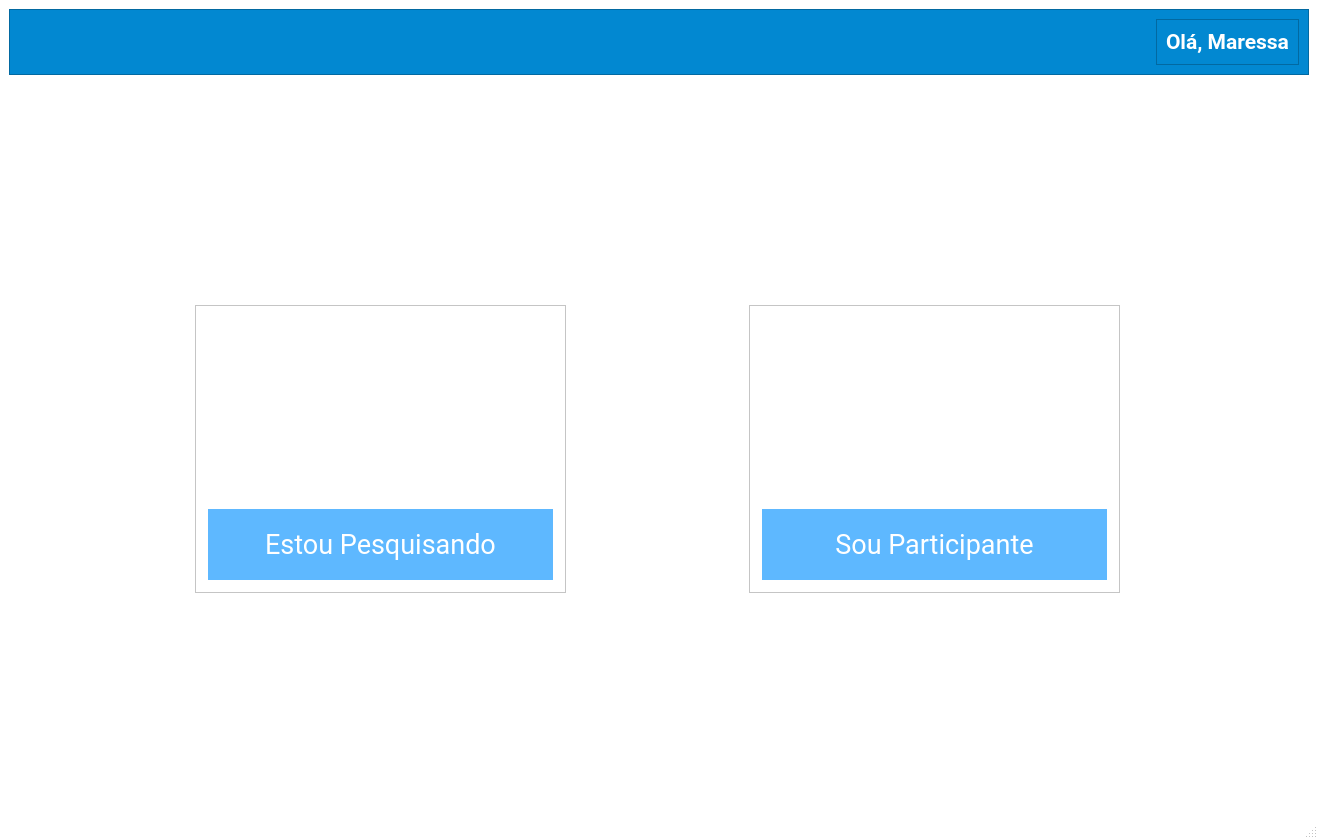
<?xml version="1.0" encoding="UTF-8"?>
<ui version="4.0">
 <class>MainWindow</class>
 <widget class="QMainWindow" name="MainWindow">
  <property name="geometry">
   <rect>
    <x>0</x>
    <y>0</y>
    <width>1318</width>
    <height>839</height>
   </rect>
  </property>
  <property name="windowTitle">
   <string>Principal</string>
  </property>
  <property name="styleSheet">
   <string notr="true">QMainWindow {
background-color: rgb(255, 255, 255);
 }
QToolTip {
	color: #ffffff;
	background-color: rgba(27, 29, 35, 160);
	border: 1px solid rgb(40, 40, 40);
	border-radius: 2px;
}</string>
  </property>
  <widget class="QWidget" name="centralwidget">
   <layout class="QGridLayout" name="gridLayout_4">
    <item row="1" column="0">
     <layout class="QGridLayout" name="gridLayout_3">
      <item row="0" column="0">
       <widget class="QStackedWidget" name="swMain">
        <property name="layoutDirection">
         <enum>Qt::LeftToRight</enum>
        </property>
        <property name="autoFillBackground">
         <bool>false</bool>
        </property>
        <property name="styleSheet">
         <string notr="true">background-color:  rgb(255, 255, 255);</string>
        </property>
        <property name="currentIndex">
         <number>0</number>
        </property>
        <widget class="QWidget" name="main">
         <layout class="QGridLayout" name="gridLayout_8"/>
         <widget class="QFrame" name="frame">
          <property name="geometry">
           <rect>
            <x>186</x>
            <y>224</y>
            <width>371</width>
            <height>288</height>
           </rect>
          </property>
          <property name="sizePolicy">
           <sizepolicy hsizetype="Expanding" vsizetype="Expanding">
            <horstretch>0</horstretch>
            <verstretch>0</verstretch>
           </sizepolicy>
          </property>
          <property name="minimumSize">
           <size>
            <width>371</width>
            <height>288</height>
           </size>
          </property>
          <property name="maximumSize">
           <size>
            <width>371</width>
            <height>288</height>
           </size>
          </property>
          <property name="sizeIncrement">
           <size>
            <width>2</width>
            <height>2</height>
           </size>
          </property>
          <property name="styleSheet">
           <string notr="true">padding: 3px;
border-color: rgb(255, 85, 0);
border-top-color: rgb(255, 0, 0);
</string>
          </property>
          <property name="frameShape">
           <enum>QFrame::StyledPanel</enum>
          </property>
          <property name="frameShadow">
           <enum>QFrame::Raised</enum>
          </property>
          <layout class="QGridLayout" name="gridLayout_7">
           <item row="0" column="0">
            <spacer name="verticalSpacer">
             <property name="orientation">
              <enum>Qt::Vertical</enum>
             </property>
             <property name="sizeHint" stdset="0">
              <size>
               <width>20</width>
               <height>182</height>
              </size>
             </property>
            </spacer>
           </item>
           <item row="1" column="0">
            <widget class="QPushButton" name="btnResearcher">
             <property name="minimumSize">
              <size>
               <width>220</width>
               <height>71</height>
              </size>
             </property>
             <property name="font">
              <font>
               <family>Roboto</family>
               <pointsize>20</pointsize>
              </font>
             </property>
             <property name="styleSheet">
              <string notr="true">QPushButton {
background-color: rgb(94, 184, 255);
border: none;
color: rgb(255, 255, 255);
gridline-color:transparent;
}
QPushButton:hover {
	background-color: rgb(0, 91, 159);
}
QPushButton:pressed {	
	background-color: rgb(85, 170, 255);
}</string>
             </property>
             <property name="text">
              <string>Estou Pesquisando</string>
             </property>
            </widget>
           </item>
          </layout>
         </widget>
         <widget class="QFrame" name="frame_2">
          <property name="geometry">
           <rect>
            <x>740</x>
            <y>224</y>
            <width>371</width>
            <height>288</height>
           </rect>
          </property>
          <property name="sizePolicy">
           <sizepolicy hsizetype="Expanding" vsizetype="Expanding">
            <horstretch>2</horstretch>
            <verstretch>2</verstretch>
           </sizepolicy>
          </property>
          <property name="minimumSize">
           <size>
            <width>371</width>
            <height>288</height>
           </size>
          </property>
          <property name="maximumSize">
           <size>
            <width>800</width>
            <height>600</height>
           </size>
          </property>
          <property name="layoutDirection">
           <enum>Qt::LeftToRight</enum>
          </property>
          <property name="styleSheet">
           <string notr="true">padding: 3px</string>
          </property>
          <property name="frameShape">
           <enum>QFrame::StyledPanel</enum>
          </property>
          <property name="frameShadow">
           <enum>QFrame::Raised</enum>
          </property>
          <layout class="QGridLayout" name="gridLayout_6">
           <item row="0" column="0">
            <spacer name="verticalSpacer_2">
             <property name="orientation">
              <enum>Qt::Vertical</enum>
             </property>
             <property name="sizeHint" stdset="0">
              <size>
               <width>20</width>
               <height>182</height>
              </size>
             </property>
            </spacer>
           </item>
           <item row="1" column="0">
            <widget class="QPushButton" name="btnParticipant">
             <property name="minimumSize">
              <size>
               <width>220</width>
               <height>71</height>
              </size>
             </property>
             <property name="font">
              <font>
               <family>Roboto</family>
               <pointsize>20</pointsize>
              </font>
             </property>
             <property name="styleSheet">
              <string notr="true">QPushButton {
background-color: rgb(94, 184, 255);
border: none;
color: rgb(255, 255, 255);
gridline-color:transparent;
}
QPushButton:hover {
	background-color: rgb(0, 91, 159);
}
QPushButton:pressed {	
	background-color: rgb(85, 170, 255);
}</string>
             </property>
             <property name="text">
              <string>Sou Participante</string>
             </property>
            </widget>
           </item>
          </layout>
         </widget>
        </widget>
        <widget class="QWidget" name="researcher">
         <layout class="QGridLayout" name="gridLayout_10"/>
         <widget class="QFrame" name="frame_4">
          <property name="geometry">
           <rect>
            <x>130</x>
            <y>60</y>
            <width>991</width>
            <height>512</height>
           </rect>
          </property>
          <property name="font">
           <font>
            <family>Roboto</family>
            <pointsize>20</pointsize>
           </font>
          </property>
          <property name="frameShape">
           <enum>QFrame::StyledPanel</enum>
          </property>
          <property name="frameShadow">
           <enum>QFrame::Raised</enum>
          </property>
          <layout class="QGridLayout" name="gridLayout_9">
           <item row="3" column="2">
            <spacer name="horizontalSpacer_3">
             <property name="orientation">
              <enum>Qt::Horizontal</enum>
             </property>
             <property name="sizeHint" stdset="0">
              <size>
               <width>229</width>
               <height>20</height>
              </size>
             </property>
            </spacer>
           </item>
           <item row="4" column="1">
            <spacer name="verticalSpacer_3">
             <property name="orientation">
              <enum>Qt::Vertical</enum>
             </property>
             <property name="sizeHint" stdset="0">
              <size>
               <width>20</width>
               <height>40</height>
              </size>
             </property>
            </spacer>
           </item>
           <item row="0" column="0" colspan="3">
            <widget class="QFrame" name="frame_5">
             <property name="minimumSize">
              <size>
               <width>971</width>
               <height>80</height>
              </size>
             </property>
             <property name="maximumSize">
              <size>
               <width>971</width>
               <height>80</height>
              </size>
             </property>
             <property name="styleSheet">
              <string notr="true">background-color: rgb(94, 146, 243);</string>
             </property>
             <property name="frameShape">
              <enum>QFrame::StyledPanel</enum>
             </property>
             <property name="frameShadow">
              <enum>QFrame::Raised</enum>
             </property>
             <widget class="QLabel" name="label_6">
              <property name="geometry">
               <rect>
                <x>310</x>
                <y>20</y>
                <width>481</width>
                <height>41</height>
               </rect>
              </property>
              <property name="font">
               <font>
                <family>Roboto Black</family>
                <pointsize>28</pointsize>
                <weight>75</weight>
                <bold>true</bold>
               </font>
              </property>
              <property name="styleSheet">
               <string notr="true">color: rgb(255, 255, 255);</string>
              </property>
              <property name="text">
               <string>Área de Pesquisa</string>
              </property>
             </widget>
            </widget>
           </item>
           <item row="1" column="1">
            <spacer name="verticalSpacer_4">
             <property name="orientation">
              <enum>Qt::Vertical</enum>
             </property>
             <property name="sizeHint" stdset="0">
              <size>
               <width>20</width>
               <height>40</height>
              </size>
             </property>
            </spacer>
           </item>
           <item row="2" column="0">
            <spacer name="horizontalSpacer_2">
             <property name="orientation">
              <enum>Qt::Horizontal</enum>
             </property>
             <property name="sizeHint" stdset="0">
              <size>
               <width>229</width>
               <height>20</height>
              </size>
             </property>
            </spacer>
           </item>
           <item row="2" column="1" rowspan="2">
            <layout class="QVBoxLayout" name="verticalLayout_2">
             <item>
              <layout class="QVBoxLayout" name="verticalLayout">
               <item>
                <widget class="QLineEdit" name="leEmail">
                 <property name="minimumSize">
                  <size>
                   <width>491</width>
                   <height>81</height>
                  </size>
                 </property>
                 <property name="maximumSize">
                  <size>
                   <width>491</width>
                   <height>81</height>
                  </size>
                 </property>
                 <property name="font">
                  <font>
                   <family>Roboto</family>
                   <pointsize>16</pointsize>
                  </font>
                 </property>
                 <property name="styleSheet">
                  <string notr="true">background-color: rgb(245, 245, 246);
border: None;
border-bottom: 1px solid blue;
color: rgb(116, 116, 116);</string>
                 </property>
                 <property name="text">
                  <string/>
                 </property>
                 <property name="alignment">
                  <set>Qt::AlignCenter</set>
                 </property>
                 <property name="placeholderText">
                  <string>E-mail</string>
                 </property>
                </widget>
               </item>
               <item>
                <widget class="QLineEdit" name="lePassword">
                 <property name="minimumSize">
                  <size>
                   <width>491</width>
                   <height>81</height>
                  </size>
                 </property>
                 <property name="maximumSize">
                  <size>
                   <width>491</width>
                   <height>16777215</height>
                  </size>
                 </property>
                 <property name="font">
                  <font>
                   <family>Roboto</family>
                   <pointsize>16</pointsize>
                  </font>
                 </property>
                 <property name="styleSheet">
                  <string notr="true">background-color: rgb(245, 245, 246);
border: None;
border-bottom: 1px solid blue;
color: rgb(116, 116, 116);</string>
                 </property>
                 <property name="text">
                  <string/>
                 </property>
                 <property name="echoMode">
                  <enum>QLineEdit::Password</enum>
                 </property>
                 <property name="alignment">
                  <set>Qt::AlignCenter</set>
                 </property>
                 <property name="placeholderText">
                  <string>Senha</string>
                 </property>
                </widget>
               </item>
               <item>
                <widget class="QPushButton" name="btnLogin">
                 <property name="minimumSize">
                  <size>
                   <width>491</width>
                   <height>71</height>
                  </size>
                 </property>
                 <property name="maximumSize">
                  <size>
                   <width>491</width>
                   <height>71</height>
                  </size>
                 </property>
                 <property name="font">
                  <font>
                   <family>Roboto</family>
                   <pointsize>20</pointsize>
                  </font>
                 </property>
                 <property name="styleSheet">
                  <string notr="true">QPushButton {
background-color: rgb(94, 184, 255);
border: none;
color: rgb(255, 255, 255);
gridline-color:transparent;
}
QPushButton:hover {
	background-color: rgb(0, 91, 159);
}
QPushButton:pressed {	
	background-color: rgb(85, 170, 255);
}</string>
                 </property>
                 <property name="text">
                  <string>ENTRAR</string>
                 </property>
                </widget>
               </item>
              </layout>
             </item>
             <item>
              <layout class="QHBoxLayout" name="horizontalLayout">
               <item>
                <widget class="QPushButton" name="btnForgetPassword">
                 <property name="minimumSize">
                  <size>
                   <width>0</width>
                   <height>0</height>
                  </size>
                 </property>
                 <property name="maximumSize">
                  <size>
                   <width>201</width>
                   <height>51</height>
                  </size>
                 </property>
                 <property name="font">
                  <font>
                   <family>Roboto</family>
                   <pointsize>12</pointsize>
                   <weight>75</weight>
                   <bold>true</bold>
                  </font>
                 </property>
                 <property name="styleSheet">
                  <string notr="true">QPushButton {
background-color:transparent;
border: none;
color:  rgb(2, 136, 209);
gridline-color:transparent;
}
QPushButton:hover {
background-color:transparent;
border-bottom: 1px solid blue;
}
QPushButton:pressed {	
	background-color: rgb(85, 170, 255);
}</string>
                 </property>
                 <property name="text">
                  <string>Esqueci minha senha</string>
                 </property>
                </widget>
               </item>
               <item>
                <widget class="QPushButton" name="btnRegister">
                 <property name="minimumSize">
                  <size>
                   <width>201</width>
                   <height>51</height>
                  </size>
                 </property>
                 <property name="maximumSize">
                  <size>
                   <width>201</width>
                   <height>51</height>
                  </size>
                 </property>
                 <property name="font">
                  <font>
                   <family>Roboto</family>
                   <pointsize>12</pointsize>
                   <weight>75</weight>
                   <bold>true</bold>
                  </font>
                 </property>
                 <property name="styleSheet">
                  <string notr="true">QPushButton {
background-color:transparent;
border: none;
color:  rgb(2, 136, 209);
gridline-color:transparent;
}
QPushButton:hover {
background-color:transparent;
border-bottom: 1px solid blue;
}
QPushButton:pressed {	
	background-color: rgb(85, 170, 255);
}</string>
                 </property>
                 <property name="text">
                  <string>Quero me cadastrar</string>
                 </property>
                </widget>
               </item>
              </layout>
             </item>
            </layout>
           </item>
          </layout>
         </widget>
        </widget>
       </widget>
      </item>
     </layout>
    </item>
    <item row="0" column="0">
     <widget class="QFrame" name="topFrame">
      <property name="sizePolicy">
       <sizepolicy hsizetype="Expanding" vsizetype="Preferred">
        <horstretch>0</horstretch>
        <verstretch>0</verstretch>
       </sizepolicy>
      </property>
      <property name="styleSheet">
       <string notr="true">background-color: rgb(2, 136, 209);</string>
      </property>
      <property name="frameShape">
       <enum>QFrame::StyledPanel</enum>
      </property>
      <property name="frameShadow">
       <enum>QFrame::Raised</enum>
      </property>
      <layout class="QGridLayout" name="gridLayout_2">
       <item row="0" column="0">
        <layout class="QGridLayout" name="gridLayout">
         <item row="0" column="0">
          <spacer name="horizontalSpacer">
           <property name="orientation">
            <enum>Qt::Horizontal</enum>
           </property>
           <property name="sizeHint" stdset="0">
            <size>
             <width>768</width>
             <height>20</height>
            </size>
           </property>
          </spacer>
         </item>
         <item row="0" column="1">
          <widget class="QFrame" name="frame_3">
           <property name="minimumSize">
            <size>
             <width>70</width>
             <height>35</height>
            </size>
           </property>
           <property name="font">
            <font>
             <family>Segoe UI Black</family>
             <pointsize>10</pointsize>
             <weight>75</weight>
             <bold>true</bold>
            </font>
           </property>
           <property name="layoutDirection">
            <enum>Qt::RightToLeft</enum>
           </property>
           <property name="styleSheet">
            <string notr="true"/>
           </property>
           <property name="frameShape">
            <enum>QFrame::StyledPanel</enum>
           </property>
           <property name="frameShadow">
            <enum>QFrame::Raised</enum>
           </property>
           <layout class="QGridLayout" name="gridLayout_5">
            <item row="0" column="0">
             <widget class="QLabel" name="label">
              <property name="font">
               <font>
                <family>Roboto</family>
                <pointsize>16</pointsize>
                <weight>75</weight>
                <bold>true</bold>
               </font>
              </property>
              <property name="styleSheet">
               <string notr="true">color: rgb(255, 255, 255);</string>
              </property>
              <property name="text">
               <string>Olá, Maressa</string>
              </property>
             </widget>
            </item>
           </layout>
          </widget>
         </item>
        </layout>
       </item>
      </layout>
     </widget>
    </item>
   </layout>
  </widget>
  <widget class="QStatusBar" name="statusbar"/>
 </widget>
 <resources/>
 <connections/>
</ui>
